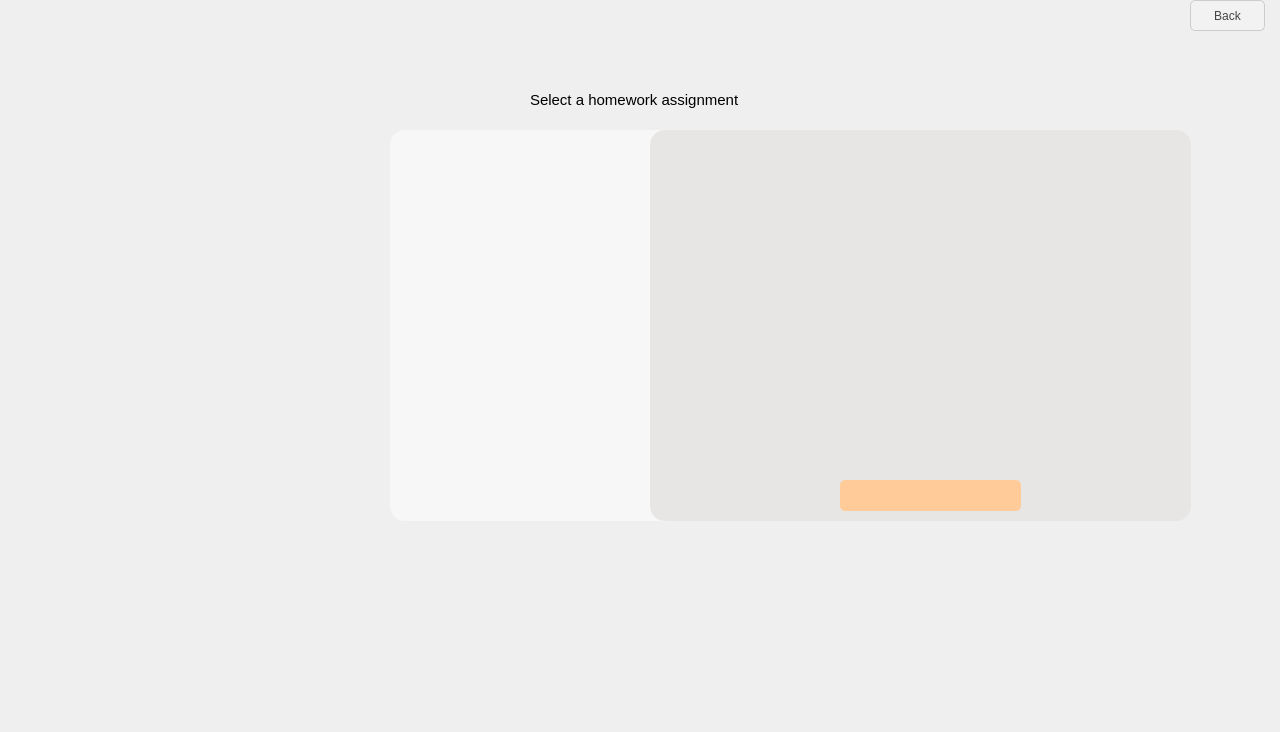
<?xml version="1.0" encoding="UTF-8"?>
<ui version="4.0">
 <class>viewhomework</class>
 <widget class="QMainWindow" name="viewhomework">
  <property name="geometry">
   <rect>
    <x>0</x>
    <y>0</y>
    <width>1280</width>
    <height>732</height>
   </rect>
  </property>
  <property name="windowTitle">
   <string>MainWindow</string>
  </property>
  <widget class="QWidget" name="centralwidget">
   <widget class="QLabel" name="label">
    <property name="geometry">
     <rect>
      <x>0</x>
      <y>0</y>
      <width>1321</width>
      <height>731</height>
     </rect>
    </property>
    <property name="styleSheet">
     <string notr="true">background-image: url(D:/Teme Proiecte/POO PROIECT/background.png);</string>
    </property>
    <property name="text">
     <string/>
    </property>
   </widget>
   <widget class="QListWidget" name="homeworksWidget">
    <property name="geometry">
     <rect>
      <x>390</x>
      <y>130</y>
      <width>541</width>
      <height>391</height>
     </rect>
    </property>
    <property name="styleSheet">
     <string notr="true">QWidget {
    background-color: #f7f7f7;
    border-radius: 15px;
    font-family: &quot;Helvetica Neue&quot;, Helvetica, Arial, sans-serif;
    font-size: 14px;
    color: #444444;
}

QLabel {
    color: #777777;
}

QPushButton {
    background-color: #f2d3bd;
    border: none;
    border-radius: 5px;
    color: #ffffff;
    padding: 8px;
}

QPushButton:hover {
    background-color: #e1b6a1;
}</string>
    </property>
   </widget>
   <widget class="QListWidget" name="studentsWidget">
    <property name="geometry">
     <rect>
      <x>650</x>
      <y>130</y>
      <width>541</width>
      <height>391</height>
     </rect>
    </property>
    <property name="styleSheet">
     <string notr="true">QWidget {
    background-color: #E8E5E5;
    border-radius: 15px;
    font-family: &quot;Helvetica Neue&quot;, Helvetica, Arial, sans-serif;
    font-size: 14px;
    color: #444444;
}

QLabel {
    color: #777777;
}

QPushButton {
    background-color: #f2d3bd;
    border: none;
    border-radius: 5px;
    color: #ffffff;
    padding: 8px;
}

QPushButton:hover {
    background-color: #e1b6a1;
}</string>
    </property>
   </widget>
   <widget class="QLabel" name="selecthomeworkLabel">
    <property name="geometry">
     <rect>
      <x>530</x>
      <y>90</y>
      <width>291</width>
      <height>20</height>
     </rect>
    </property>
    <property name="font">
     <font>
      <family>Segoe UI</family>
      <pointsize>11</pointsize>
      <bold>false</bold>
     </font>
    </property>
    <property name="text">
     <string>Select a homework assignment</string>
    </property>
   </widget>
   <widget class="QPushButton" name="backButton">
    <property name="geometry">
     <rect>
      <x>1190</x>
      <y>0</y>
      <width>75</width>
      <height>31</height>
     </rect>
    </property>
    <property name="styleSheet">
     <string notr="true">QPushButton {
    font-family: &quot;Helvetica Neue&quot;, Helvetica, Arial, sans-serif;
    font-size: 12px;
    color: #444444;
    border-radius: 5px;
    padding: 8px;
    border: 1px solid #cccccc;
    background-color: #f2f2f2;
}

QPushButton::drop-down {
    subcontrol-origin: padding;
    subcontrol-position: top right;
    width: 20px;
    border-left-width: 1px;
    border-left-color: #cccccc;
    border-left-style: solid;
    border-top-right-radius: 5px;
    border-bottom-right-radius: 5px;
    background-color: #ffcc99;
}

QPushButton::down-arrow {
    image: url(path/to/down-arrow.png);
    width: 12px;
    height: 12px;
}</string>
    </property>
    <property name="text">
     <string>Back</string>
    </property>
   </widget>
   <widget class="QPushButton" name="downloadButton">
    <property name="geometry">
     <rect>
      <x>840</x>
      <y>480</y>
      <width>181</width>
      <height>31</height>
     </rect>
    </property>
    <property name="styleSheet">
     <string notr="true">QPushButton {
    background-color: #ffcc99;
    border: none;
    border-radius: 5px;
    color: #ffffff;
    padding: 8px;
}

QPushButton:hover {
    background-color: #ffbb77;
}</string>
    </property>
    <property name="text">
     <string/>
    </property>
   </widget>
  </widget>
 </widget>
 <resources/>
 <connections/>
</ui>
